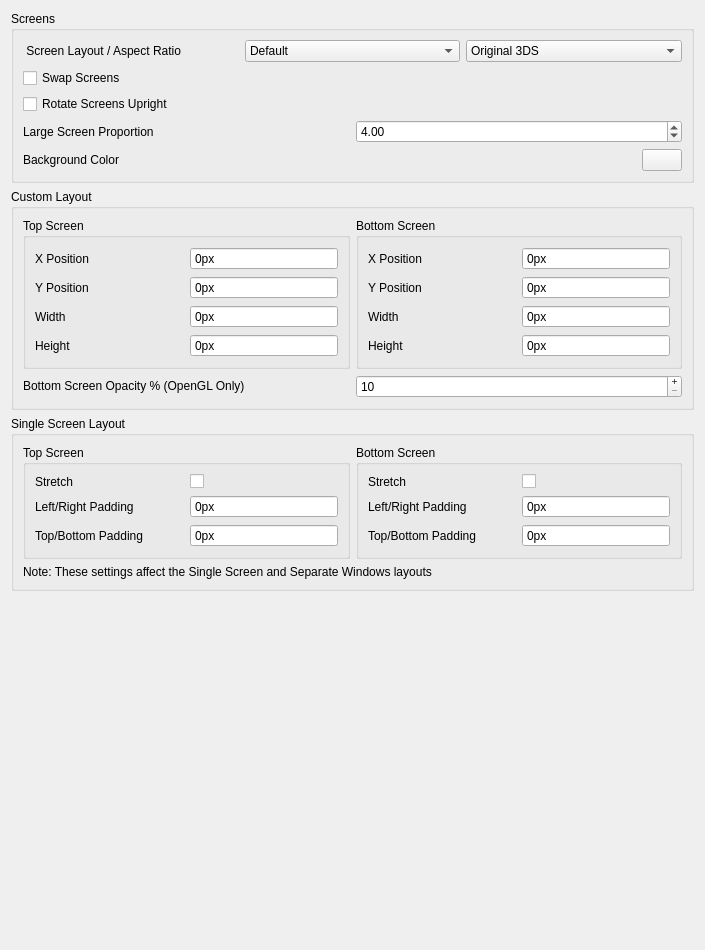
<?xml version="1.0" encoding="UTF-8"?>
<ui version="4.0">
 <class>ConfigureLayout</class>
 <widget class="QWidget" name="ConfigureLayout">
  <property name="geometry">
   <rect>
    <x>0</x>
    <y>0</y>
    <width>705</width>
    <height>950</height>
   </rect>
  </property>
  <property name="minimumSize">
   <size>
    <width>0</width>
    <height>0</height>
   </size>
  </property>
  <property name="windowTitle">
   <string>Form</string>
  </property>
  <layout class="QVBoxLayout" name="verticalLayout_2">
   <item>
    <widget class="QGroupBox" name="layout_group">
     <property name="enabled">
      <bool>true</bool>
     </property>
     <property name="title">
      <string>Screens</string>
     </property>
     <layout class="QVBoxLayout" name="verticalLayout_3">
      <item>
       <widget class="QWidget" name="widget_layout" native="true">
        <layout class="QHBoxLayout" name="screen_layout_group">
         <property name="leftMargin">
          <number>0</number>
         </property>
         <property name="topMargin">
          <number>0</number>
         </property>
         <property name="rightMargin">
          <number>0</number>
         </property>
         <property name="bottomMargin">
          <number>0</number>
         </property>
         <item>
          <widget class="QLabel" name="layout_label">
           <property name="text">
            <string> Screen Layout / Aspect Ratio </string>
           </property>
          </widget>
         </item>
         <item>
          <widget class="QComboBox" name="layout_combobox">
           <item>
            <property name="text">
             <string>Default</string>
            </property>
           </item>
           <item>
            <property name="text">
             <string>Single Screen</string>
            </property>
           </item>
           <item>
            <property name="text">
             <string>Large Screen</string>
            </property>
           </item>
           <item>
            <property name="text">
             <string>Side by Side</string>
            </property>
           </item>
           <item>
            <property name="text">
             <string>Separate Windows</string>
            </property>
           </item>
           <item>
            <property name="text">
             <string>Hybrid Screen</string>
            </property>
           </item>
           <item>
            <property name="text">
             <string>Custom Layout</string>
            </property>
           </item>
          </widget>
         </item>
         <item>
          <widget class="QComboBox" name="aspect_ratio_combobox">
           <item>
            <property name="text">
             <string>Original 3DS</string>
            </property>
           </item>
           <item>
            <property name="text">
             <string>4:3</string>
            </property>
           </item>
           <item>
            <property name="text">
             <string>16:9</string>
            </property>
           </item>
           <item>
            <property name="text">
             <string>16:10</string>
            </property>
           </item>
           <item>
            <property name="text">
             <string>21:9</string>
            </property>
           </item>
          </widget>
         </item>
        </layout>
       </widget>
      </item>
      <item>
       <widget class="QCheckBox" name="toggle_swap_screen">
        <property name="text">
         <string>Swap Screens</string>
        </property>
       </widget>
      </item>
      <item>
       <widget class="QCheckBox" name="toggle_upright_screen">
        <property name="text">
         <string>Rotate Screens Upright</string>
        </property>
       </widget>
      </item>
      <item>
       <widget class="QWidget" name="widget" native="true">
        <layout class="QHBoxLayout" name="proportion_layout">
         <property name="leftMargin">
          <number>0</number>
         </property>
         <property name="topMargin">
          <number>0</number>
         </property>
         <property name="rightMargin">
          <number>0</number>
         </property>
         <property name="bottomMargin">
          <number>0</number>
         </property>
         <item>
          <widget class="QLabel" name="label_3">
           <property name="text">
            <string>Large Screen Proportion</string>
           </property>
          </widget>
         </item>
         <item>
          <widget class="QDoubleSpinBox" name="large_screen_proportion">
           <property name="minimum">
            <double>1.000000000000000</double>
           </property>
           <property name="maximum">
            <double>16.000000000000000</double>
           </property>
           <property name="value">
            <double>4.000000000000000</double>
           </property>
          </widget>
         </item>
        </layout>
       </widget>
      </item>
      <item>
       <widget class="QWidget" name="bg_color_group" native="true">
        <layout class="QHBoxLayout" name="bg_color_group_2">
         <property name="leftMargin">
          <number>0</number>
         </property>
         <property name="topMargin">
          <number>0</number>
         </property>
         <property name="rightMargin">
          <number>0</number>
         </property>
         <property name="bottomMargin">
          <number>0</number>
         </property>
         <item>
          <widget class="QLabel" name="bg_label">
           <property name="text">
            <string>Background Color</string>
           </property>
          </widget>
         </item>
         <item>
          <widget class="QPushButton" name="bg_button">
           <property name="maximumSize">
            <size>
             <width>40</width>
             <height>16777215</height>
            </size>
           </property>
          </widget>
         </item>
        </layout>
       </widget>
      </item>
     </layout>
    </widget>
   </item>
   <item>
    <widget class="QGroupBox" name="custom_layout_group">
     <property name="minimumSize">
      <size>
       <width>0</width>
       <height>0</height>
      </size>
     </property>
     <property name="title">
      <string>Custom Layout</string>
     </property>
     <layout class="QVBoxLayout" name="verticalLayout_5">
      <item>
       <layout class="QHBoxLayout" name="horizontalLayout_4">
        <item>
         <widget class="QGroupBox" name="gb_top_screen">
          <property name="title">
           <string>Top Screen</string>
          </property>
          <layout class="QGridLayout" name="gridLayout_2">
           <item row="0" column="0">
            <widget class="QLabel" name="lb_top_x">
             <property name="text">
              <string>X Position</string>
             </property>
            </widget>
           </item>
           <item row="0" column="1">
            <widget class="QSpinBox" name="custom_top_x">
             <property name="buttonSymbols">
              <enum>QAbstractSpinBox::NoButtons</enum>
             </property>
             <property name="suffix">
              <string>px</string>
             </property>
             <property name="maximum">
              <number>2147483647</number>
             </property>
            </widget>
           </item>
           <item row="1" column="0">
            <widget class="QLabel" name="lb_top_y">
             <property name="text">
              <string>Y Position</string>
             </property>
            </widget>
           </item>
           <item row="1" column="1">
            <widget class="QSpinBox" name="custom_top_y">
             <property name="buttonSymbols">
              <enum>QAbstractSpinBox::NoButtons</enum>
             </property>
             <property name="suffix">
              <string>px</string>
             </property>
             <property name="maximum">
              <number>2147483647</number>
             </property>
            </widget>
           </item>
           <item row="2" column="0">
            <widget class="QLabel" name="lb_top_width">
             <property name="text">
              <string>Width</string>
             </property>
            </widget>
           </item>
           <item row="2" column="1">
            <widget class="QSpinBox" name="custom_top_width">
             <property name="buttonSymbols">
              <enum>QAbstractSpinBox::NoButtons</enum>
             </property>
             <property name="suffix">
              <string>px</string>
             </property>
             <property name="maximum">
              <number>2147483647</number>
             </property>
            </widget>
           </item>
           <item row="3" column="0">
            <widget class="QLabel" name="lb_top_height">
             <property name="text">
              <string>Height</string>
             </property>
            </widget>
           </item>
           <item row="3" column="1">
            <widget class="QSpinBox" name="custom_top_height">
             <property name="buttonSymbols">
              <enum>QAbstractSpinBox::NoButtons</enum>
             </property>
             <property name="suffix">
              <string>px</string>
             </property>
             <property name="maximum">
              <number>2147483647</number>
             </property>
            </widget>
           </item>
          </layout>
         </widget>
        </item>
        <item>
         <widget class="QGroupBox" name="gb_bottom_screen">
          <property name="minimumSize">
           <size>
            <width>0</width>
            <height>0</height>
           </size>
          </property>
          <property name="title">
           <string>Bottom Screen</string>
          </property>
          <layout class="QGridLayout" name="gridLayout_1">
           <item row="0" column="0">
            <widget class="QLabel" name="lb_bottom_x">
             <property name="text">
              <string>X Position</string>
             </property>
            </widget>
           </item>
           <item row="0" column="1">
            <widget class="QSpinBox" name="custom_bottom_x">
             <property name="buttonSymbols">
              <enum>QAbstractSpinBox::NoButtons</enum>
             </property>
             <property name="suffix">
              <string>px</string>
             </property>
             <property name="maximum">
              <number>2147483647</number>
             </property>
            </widget>
           </item>
           <item row="1" column="0">
            <widget class="QLabel" name="lb_bottom_y">
             <property name="text">
              <string>Y Position</string>
             </property>
            </widget>
           </item>
           <item row="1" column="1">
            <widget class="QSpinBox" name="custom_bottom_y">
             <property name="buttonSymbols">
              <enum>QAbstractSpinBox::NoButtons</enum>
             </property>
             <property name="suffix">
              <string>px</string>
             </property>
             <property name="maximum">
              <number>2147483647</number>
             </property>
            </widget>
           </item>
           <item row="2" column="0">
            <widget class="QLabel" name="lb_bottom_width">
             <property name="text">
              <string>Width</string>
             </property>
            </widget>
           </item>
           <item row="2" column="1">
            <widget class="QSpinBox" name="custom_bottom_width">
             <property name="buttonSymbols">
              <enum>QAbstractSpinBox::NoButtons</enum>
             </property>
             <property name="suffix">
              <string>px</string>
             </property>
             <property name="maximum">
              <number>2147483647</number>
             </property>
            </widget>
           </item>
           <item row="3" column="0">
            <widget class="QLabel" name="lb_bottom_height">
             <property name="text">
              <string>Height</string>
             </property>
            </widget>
           </item>
           <item row="3" column="1">
            <widget class="QSpinBox" name="custom_bottom_height">
             <property name="buttonSymbols">
              <enum>QAbstractSpinBox::NoButtons</enum>
             </property>
             <property name="suffix">
              <string>px</string>
             </property>
             <property name="maximum">
              <number>2147483647</number>
             </property>
            </widget>
           </item>
          </layout>
         </widget>
        </item>
       </layout>
      </item>
      <item>
       <layout class="QHBoxLayout" name="horizontalLayout_3">
        <item>
         <widget class="QLabel" name="lb_opacity_second_layer">
          <property name="text">
           <string>&lt;html&gt;&lt;head/&gt;&lt;body&gt;&lt;p&gt;Bottom Screen Opacity % (OpenGL Only)&lt;/p&gt;&lt;/body&gt;&lt;/html&gt;</string>
          </property>
         </widget>
        </item>
        <item>
         <widget class="QSpinBox" name="custom_second_layer_opacity">
          <property name="buttonSymbols">
           <enum>QAbstractSpinBox::PlusMinus</enum>
          </property>
          <property name="minimum">
           <number>10</number>
          </property>
          <property name="maximum">
           <number>100</number>
          </property>
         </widget>
        </item>
       </layout>
      </item>
     </layout>
    </widget>
   </item>
   <item>
    <widget class="QGroupBox" name="single_screen_layout_config_group">
     <property name="minimumSize">
      <size>
       <width>0</width>
       <height>0</height>
      </size>
     </property>
     <property name="title">
      <string>Single Screen Layout</string>
     </property>
     <layout class="QVBoxLayout" name="verticalLayout_6">
      <item>
       <layout class="QHBoxLayout" name="horizontalLayout_5">
        <item>
         <widget class="QGroupBox" name="gb_top_screen_2">
          <property name="title">
           <string>Top Screen</string>
          </property>
          <layout class="QGridLayout" name="gridLayout_3">
           <item row="0" column="0">
            <widget class="QLabel" name="lb_top_stretch">
             <property name="text">
              <string>Stretch</string>
             </property>
            </widget>
           </item>
           <item row="1" column="1">
            <widget class="QSpinBox" name="screen_top_leftright_padding">
             <property name="buttonSymbols">
              <enum>QAbstractSpinBox::NoButtons</enum>
             </property>
             <property name="suffix">
              <string>px</string>
             </property>
             <property name="maximum">
              <number>2147483647</number>
             </property>
            </widget>
           </item>
           <item row="1" column="0">
            <widget class="QLabel" name="lb_top_leftright_padding">
             <property name="text">
              <string>Left/Right Padding</string>
             </property>
            </widget>
           </item>
           <item row="2" column="0">
            <widget class="QLabel" name="lb_top_topbottom_padding">
             <property name="text">
              <string>Top/Bottom Padding</string>
             </property>
            </widget>
           </item>
           <item row="2" column="1">
            <widget class="QSpinBox" name="screen_top_topbottom_padding">
             <property name="buttonSymbols">
              <enum>QAbstractSpinBox::NoButtons</enum>
             </property>
             <property name="suffix">
              <string>px</string>
             </property>
             <property name="maximum">
              <number>2147483647</number>
             </property>
            </widget>
           </item>
           <item row="0" column="1">
            <widget class="QCheckBox" name="screen_top_stretch">
             <property name="text">
              <string notr="true"/>
             </property>
            </widget>
           </item>
          </layout>
         </widget>
        </item>
        <item>
         <widget class="QGroupBox" name="gb_bottom_screen_2">
          <property name="minimumSize">
           <size>
            <width>0</width>
            <height>0</height>
           </size>
          </property>
          <property name="title">
           <string>Bottom Screen</string>
          </property>
          <layout class="QGridLayout" name="gridLayout">
           <item row="1" column="0">
            <widget class="QLabel" name="lb_bottom_leftright_padding">
             <property name="text">
              <string>Left/Right Padding</string>
             </property>
            </widget>
           </item>
           <item row="2" column="0">
            <widget class="QLabel" name="lb_bottom_topbottom_padding">
             <property name="text">
              <string>Top/Bottom Padding</string>
             </property>
            </widget>
           </item>
           <item row="1" column="1">
            <widget class="QSpinBox" name="screen_bottom_leftright_padding">
             <property name="buttonSymbols">
              <enum>QAbstractSpinBox::NoButtons</enum>
             </property>
             <property name="suffix">
              <string>px</string>
             </property>
             <property name="maximum">
              <number>2147483647</number>
             </property>
            </widget>
           </item>
           <item row="2" column="1">
            <widget class="QSpinBox" name="screen_bottom_topbottom_padding">
             <property name="buttonSymbols">
              <enum>QAbstractSpinBox::NoButtons</enum>
             </property>
             <property name="suffix">
              <string>px</string>
             </property>
             <property name="maximum">
              <number>2147483647</number>
             </property>
            </widget>
           </item>
           <item row="0" column="0">
            <widget class="QLabel" name="lb_bottom_stretch">
             <property name="text">
              <string>Stretch</string>
             </property>
            </widget>
           </item>
           <item row="0" column="1">
            <widget class="QCheckBox" name="screen_bottom_stretch">
             <property name="text">
              <string notr="true"/>
             </property>
            </widget>
           </item>
          </layout>
         </widget>
        </item>
       </layout>
      </item>
      <item>
       <layout class="QHBoxLayout" name="horizontalLayout_2">
        <item>
         <widget class="QLabel" name="label">
          <property name="text">
           <string>Note: These settings affect the Single Screen and Separate Windows layouts</string>
          </property>
         </widget>
        </item>
       </layout>
      </item>
     </layout>
    </widget>
   </item>
   <item>
    <spacer name="verticalSpacer">
     <property name="orientation">
      <enum>Qt::Vertical</enum>
     </property>
     <property name="sizeHint" stdset="0">
      <size>
       <width>20</width>
       <height>270</height>
      </size>
     </property>
    </spacer>
   </item>
  </layout>
 </widget>
 <tabstops>
  <tabstop>layout_combobox</tabstop>
  <tabstop>toggle_swap_screen</tabstop>
  <tabstop>toggle_upright_screen</tabstop>
  <tabstop>large_screen_proportion</tabstop>
  <tabstop>bg_button</tabstop>
 </tabstops>
 <resources/>
 <connections/>
</ui>
